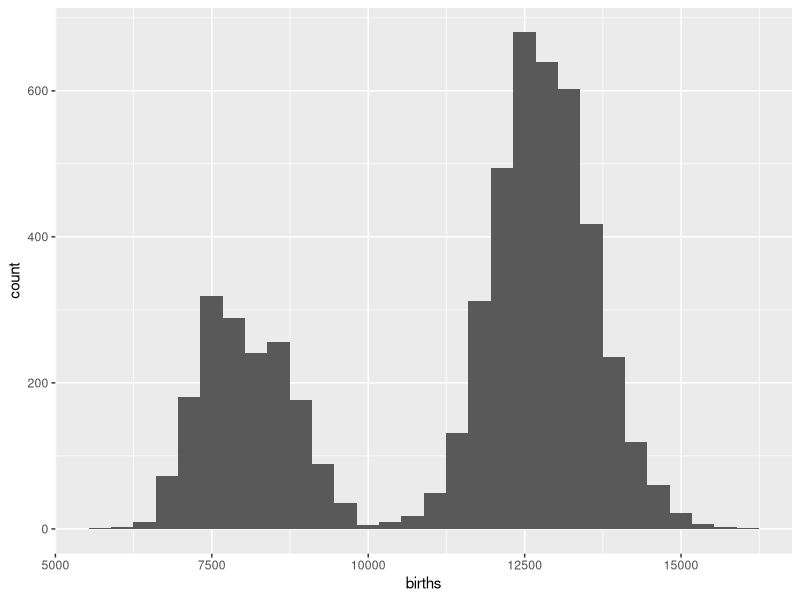
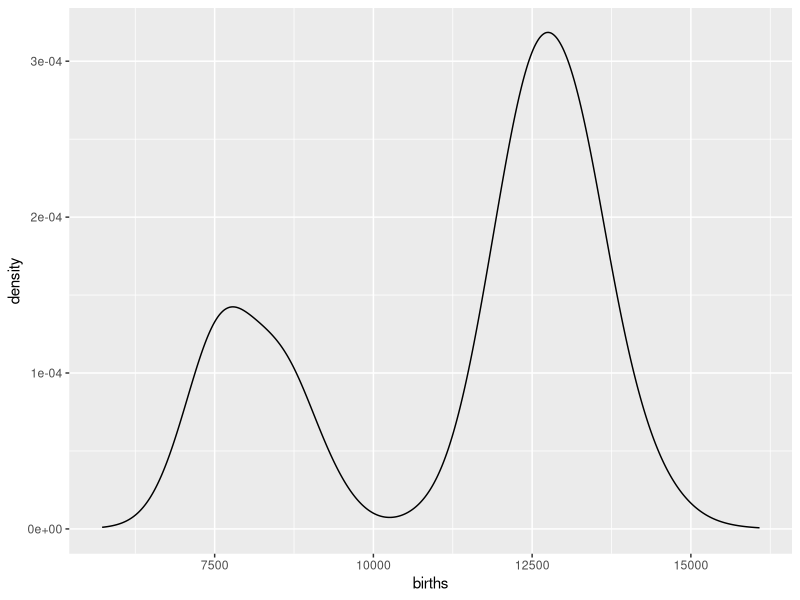
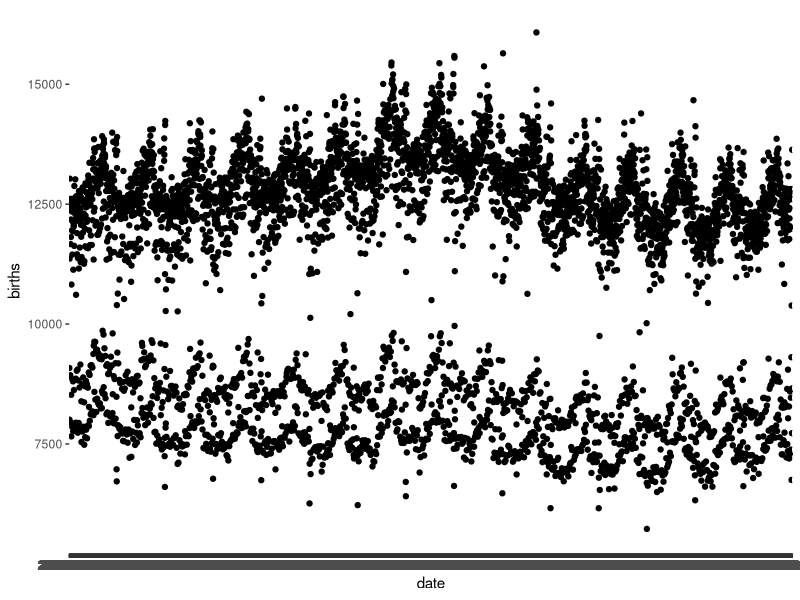
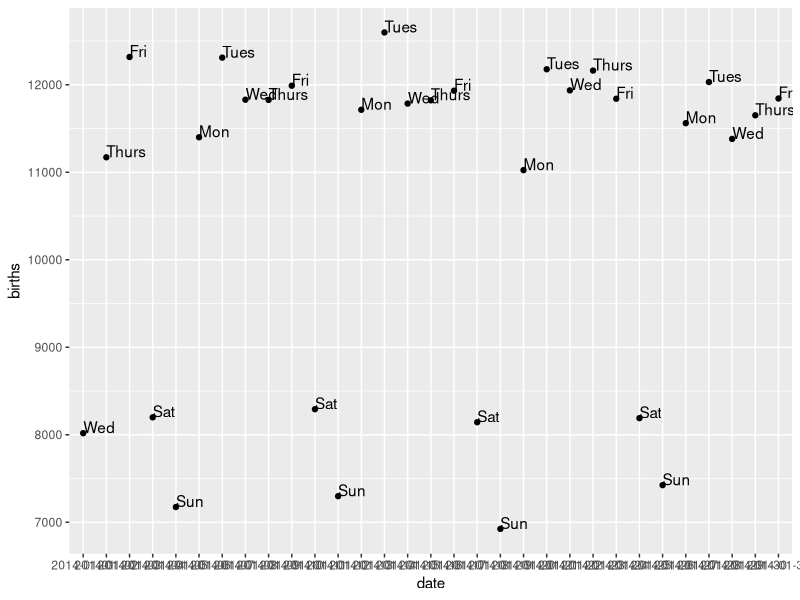
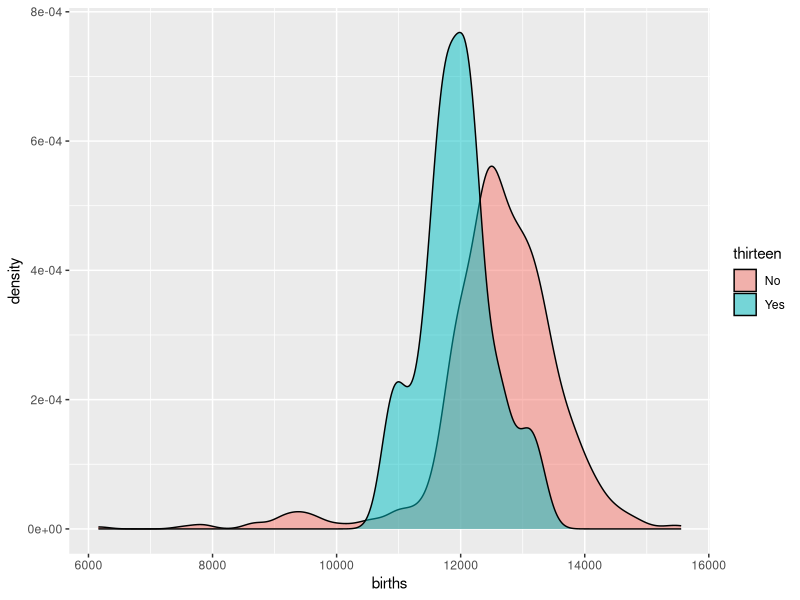
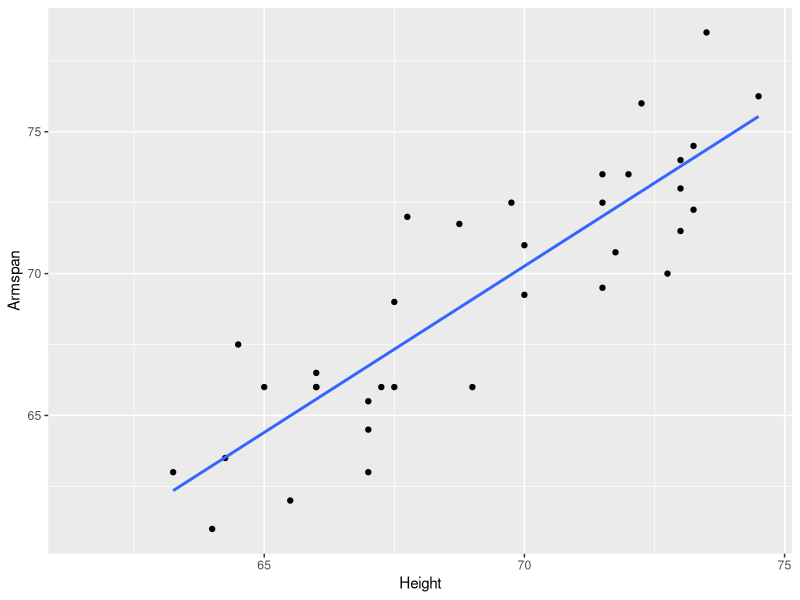
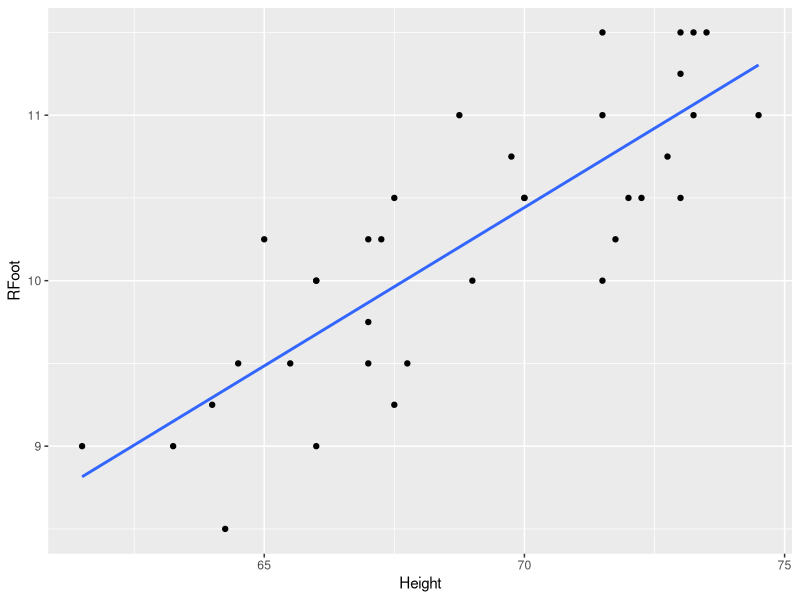
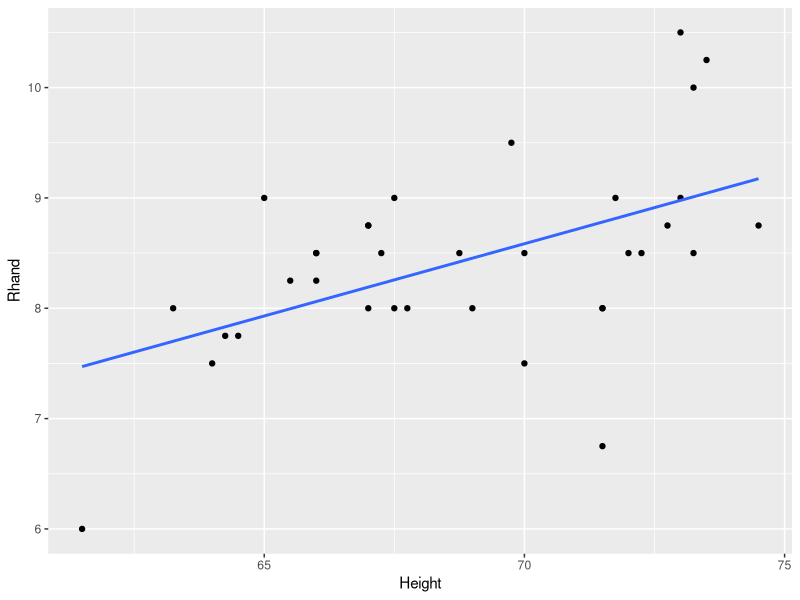

R code for these plots, in order:
# Read in data for part 2

library(ggplot2)
library(dplyr)

USbirths <- read.csv('USbirths_2000_2014(3).csv')

ggplot(USbirths, aes(x = births)) +
  geom_histogram()

ggplot(USbirths, aes(x = births)) +
  geom_density()

ggplot(USbirths, aes(x = date, y = births)) +
  geom_point()

USbirths %>% 
  filter(year == 2014, month == 1) %>% 
  ggplot(aes(x = date, y = births)) +
  geom_point() +
  geom_text(aes(label = day_of_week,
                hjust = 0, vjust = 0))


# Question 2 on homework

# Part a
# Compare with only other Fridays as they are the only day of the week that is significant 
# when it is the 13th day of the month.


  
USFribirths <- USbirths %>% 
  mutate(thirteen = ifelse(USbirths$date_of_month == 13, 'Yes', 'No')) %>% 
  filter(day_of_week == 'Fri')
  
ggplot(USFribirths, aes(x = births, fill = thirteen)) +
  geom_density(alpha = 0.5)

USFribirths %>% 
  group_by(thirteen) %>% 
  summarise(mean = mean(births),
            median = median(births),
            max = max(births),
            min = min(births),
            sd = sd(births),
            n = n())

# Part e
# For the group born on Friday the 13th, the center was just under 12,000 births, with a 
# relatively small standard deviation of 580, and a very tall and skinny shape. The group 
# not born on Friday the 13th had a slightly higher center close to 12,100, a larger spread
# and  a generally normal distribution slightly skewed to the left. These graphs show us 
# that there is generally a slightly lower number of people born on Friday the 13th than 
# compared to other days. This might be explained by human superstitions, and not wanting
# their children to be cursed. 

# Quesiton 3 on homework

m <- read.csv('MeasureS19.csv', na.strings = '')

summary(m)

m2 <- m %>% 
  mutate(Height = ifelse(Height < 40, NA, Height),
         Armspan = ifelse(Armspan < 40, NA, Armspan),
         Lhand = ifelse(Lhand > 15, NA, Lhand),
         Rhand = ifelse(Rhand > 15, NA, Rhand)) %>% 
  filter(!is.na(Height), !is.na(Hand))

ggplot(m2, aes(x = Height, y = Armspan)) +
  geom_point() +
  geom_smooth(method = 'lm', se = FALSE)

ggplot(m2, aes(x = Height, y = RFoot)) +
  geom_point() +
  geom_smooth(method = 'lm', se = FALSE)

ggplot(m2, aes(x = Height, y = Rhand)) +
  geom_point() +
  geom_smooth(method = 'lm', se = FALSE)

HeightArmspanReg <- lm(m2$Height ~ m2$Armspan)
summary(HeightArmspanReg)

HeightRFootReg <- lm(m2$Height ~ m2$RFoot)
summary(HeightArmspanReg)

HeightRhandReg <- lm(m2$Height ~ m2$Rhand)
summary(HeightArmspanReg)

HeightArmspanReg
HeightRFootReg
HeightRhandReg


# Part d
# For each increase in armspan by 1 inch, height has an associated increase
# of about 0.65 inches.
# For each increase in right foot length by 1 inch, height has an associated increase
# of about 3.60 inches.
# For each increase in right hand length by 1 inch, height has an associated increase
# of about 2.11 inches.

# Part e

mA <- m %>% 
  filter(!is.na(Height), !is.na(Armspan)) 

cor(mA$Height, mA$Armspan)

mB <- m %>% 
  filter(!is.na(Height), !is.na(RFoot))

cor(mB$Height, mB$RFoot)

mC <- m %>% 
  filter(!is.na(Height), !is.na(Rhand))

cor(mC$Height, mC$Rhand)

# Part f
# The relationship between height and armspan was relatively close with a slight 
# linear correlation. Height and right foot measurement had the highest correlation
# of 0.50. The weakest correlation was between height and right hand length.
# This makes sense being the least correlated body measurement, as human hand size
# is a pretty variable trait between people that doesn't always seem associated 
# with height.


